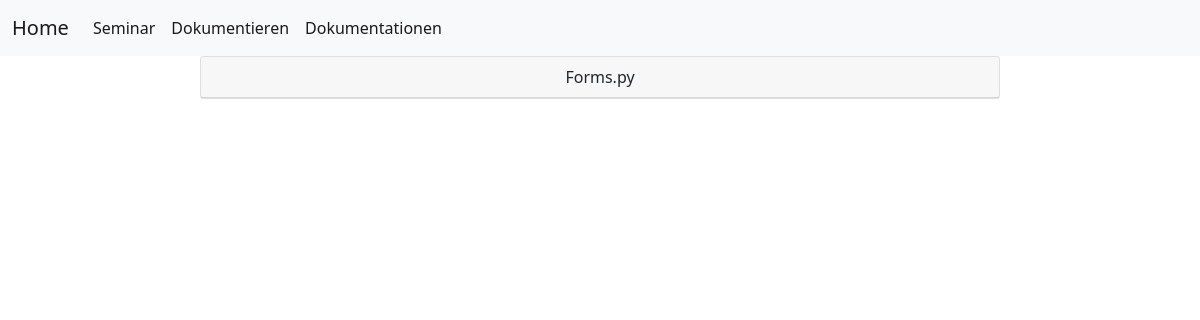
The page /forms-doks on the database as committed earlier.
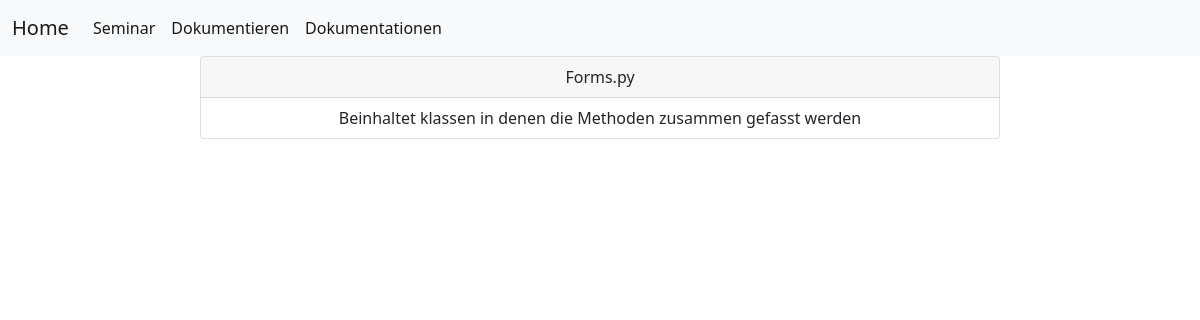
The same page on the database as committed later.
### prog1/models.py (models this page shows)
class FormsModel(models.Model):
    formsDok  = models.CharField(max_length = 500, null=True, blank=True)

### prog1/views.py (the view)
# urls.py: path('forms-doks', views.formsdoks, name='forms-doks'),
def formsdoks(request):
    forms = FormsModel.objects.all()
    context = {"formsform": forms}
    return render(request, "prog1/dokumente/formss.html", context)

### prog1/templates/prog1/dokumente/formss.html
{% extends "index.html" %}
{% block content %}
<center>
    <div class="card" style="width: 50rem;">
      <div class="card-header">
        Forms.py
      </div>
      <ul class="list-group list-group-flush">
          {% for dok in formsform %}
            <li class="list-group-item">{{ dok.formsDok }}</li>
          {% endfor %}
      </ul>
    </div>
</center>
{% endblock %}

Rows that differ between the two databases and show on the page:
added FormsModel: formsDok "Beinhaltet klassen in denen die Methoden zusammen gefasst werden"
